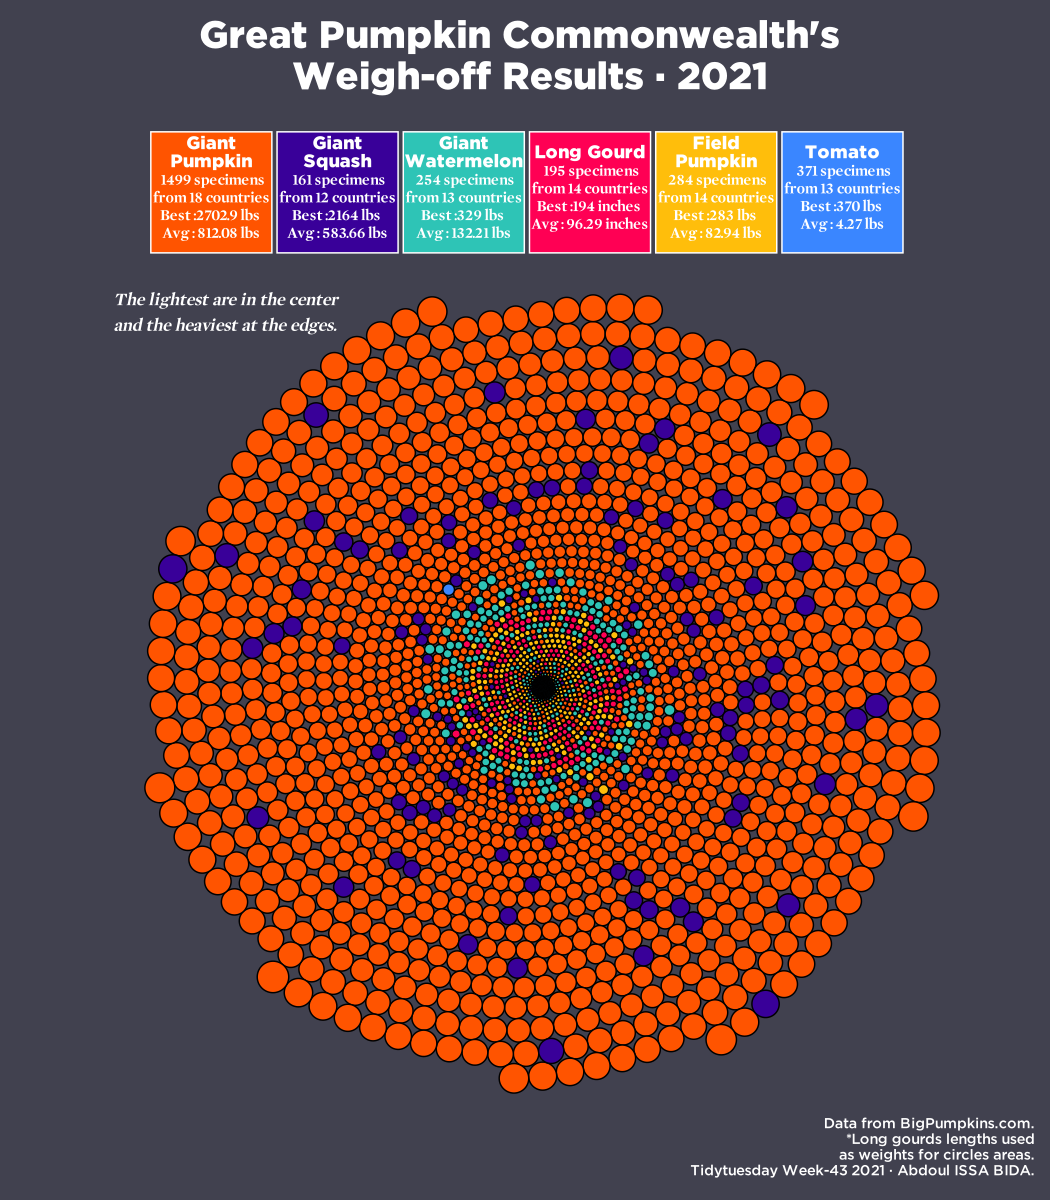

The R source for this figure:
# Load libraries ----------------------------------------------------------
library(tidyverse)
library(packcircles)
library(ggtext)
library(patchwork)

# TODO Code Commenting : I am tired ! 
# Data Reading and Wrangling ----------------------------------------------
pumpkins <- readr::read_csv('https://raw.githubusercontent.com/rfordatascience/tidytuesday/master/data/2021/2021-10-19/pumpkins.csv')
pumpkins <- pumpkins %>% 
  separate(id, into = c("year", "type"), sep = "-") %>% 
  mutate(weight_lbs = as.numeric(weight_lbs)) %>%  
  filter(!is.na(weight_lbs))

pumpkins %>% 
  count(variety, sort = T)

pumpkins_2021 <- pumpkins %>% filter(year == 2021) %>% 
  arrange(weight_lbs) %>% 
  mutate(id = row_number()) %>% 
  relocate(id)


types_df  <- tribble(
~abbr, ~name,
"F", "Field Pumpkin", 
"P" , "Giant Pumpkin", 
"S" , "Giant Squash", 
"W", "Giant Watermelon", 
"L",  "Long Gourd",
"T", "Tomato"
)


type_fillings <- c("F" = "#ffbe0b",
  "P" = "#ff5400",
  "L" = "#ff0054",
  "S" = "#390099",
  "T" = "#3a86ff",
  "W" = "#2ec4b6"
)


pumpkins_2021_summary <- pumpkins_2021 %>% 
  group_by(type) %>% 
  summarise(
    n = n(),
    max = max(weight_lbs, na.rm = T),
    nb_c = n_distinct(country),
    mean = mean(weight_lbs, na.rm =T)
  )  %>% 
  left_join(types_df, by =c("type" = "abbr"))


# Circles Generation
set.seed(1234)
n_cirlces <- nrow(pumpkins_2021$weight_lbs)
npts <- 50
packing <- circleProgressiveLayout(pumpkins_2021$weight_lbs)

# Graphic -----------------------------------------------------------------
(summary_plot <-  pumpkins_2021_summary  %>% 
   mutate(type = fct_reorder(type, -mean)) %>% 
   ggplot() + 
   geom_rect(
     aes(fill = type), 
     xmin = -1, ymin = -1, xmax = 1, ymax = 1, color = "white"
   ) + 
   geom_richtext(aes(label = glue::glue("<span style='font-size: 17.5px;font-family: \"Gotham Black\";'>{str_wrap(name,10) %>% str_replace_all('\n', '<br>')}</span><br>
                                        <span style='font-size: 15px; font-family:\"Mercury Display\";'> **{n}** specimens<br> from {nb_c} countries<br> Best :<b>{round(max,2)}</b> lbs <br> Avg : {round(mean,2)} lbs</span>")),
                 hjust = 0.5,
                 size = 3,
                 color = "white",
                 x = 0, y = 0.05,
                 lineheight = 1.5,
                 fontface = "bold",
                 fill = NA, label.colour = NA, show.legend = F) + 
   coord_fixed(xlim =c(-1,1), ylim = c(-1,1)) + 
   scale_fill_manual(values = type_fillings, 
                     guide = "none") + 
   theme_minimal() + 
   theme(panel.spacing = unit(-5,"points"),
         strip.text = element_blank()) +
   facet_wrap(vars(type), nrow = 1))

(circles_plot <- packing %>% 
    arrange(radius) %>% 
    mutate(id = row_number())  %>% 
    left_join(pumpkins_2021) %>% 
    ggplot() + 
    ggforce::geom_circle(aes(x0= x, y0=y, r = radius, fill = type)) + 
    annotate(geom = "text", x = -555, y = 475, label = "The lightest are in the center \nand the heaviest at the edges.",
             family = "Mercury Display", color = "white", fontface = "bold.italic", size = 4.5, hjust = 0) + 
    scale_fill_manual(
      values = type_fillings,
      guide = "none"
    ) + 
    theme_minimal() + 
    theme(
      panel.grid = element_blank(), 
      axis.title = element_blank(),
      axis.text = element_blank(),
      plot.margin = margin(t = 20)
    ) + 
    coord_fixed(expand = F, clip = "off") 
)

summary_plot / circles_plot + 
  plot_annotation(title = "Great Pumpkin Commonwealth's \n Weigh-off Results · 2021", 
                  caption = "Data from BigPumpkins.com.\n Tidytuesday Week-43 2021 · Abdoul ISSA BIDA.") + 
  plot_layout(nrow = 2, heights   = c(1,5)) & 
  theme(plot.background = element_rect(fill = "#41414f", color = NA), 
    plot.title = element_text(size = rel(2.5),hjust = .5, margin = margin(t = 10, b = 15), family = "Gotham Black", color = "white",  face = "bold"),
    plot.subtitle = element_text(size = rel(1.45),hjust = .5, margin = margin(b = 25), family = "Mercury Display"),
    plot.caption = element_text(color = "white", size = rel(.95), family = "Gotham Medium", margin = margin(t = 15, b = 10, r = 25))
  )

# Saving ------------------------------------------------------------------
path <- here::here("2021_w43", "tidytuesday_2021_w43")
ggsave(filename = glue::glue("{path}.pdf"), width = 10.5, height = 12, device = cairo_pdf)

pdftools::pdf_convert(pdf = glue::glue("{path}.pdf"), 
                      filenames = glue::glue("{path}_twitter.png"), format = "png", dpi = 320) 
